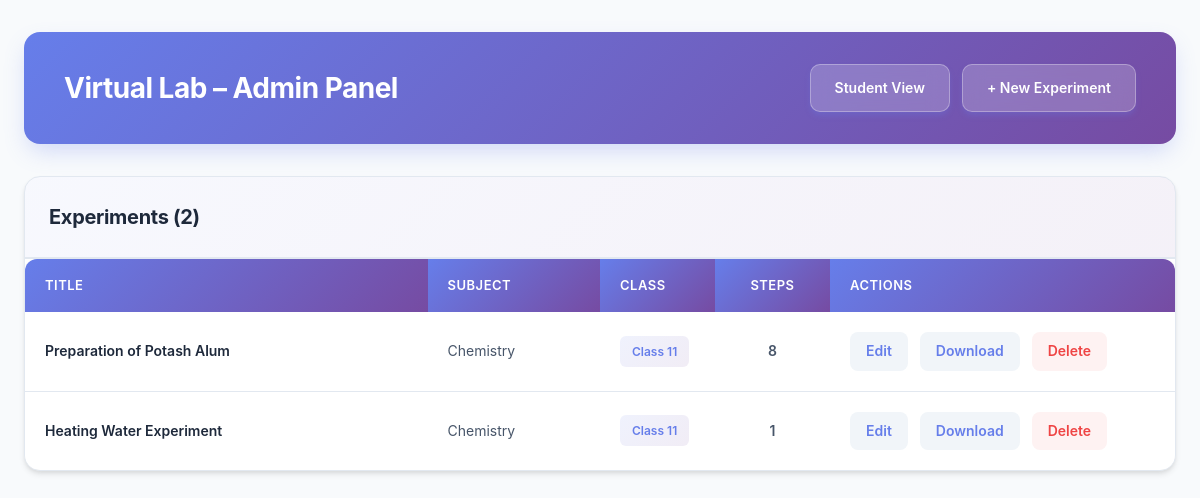
Page /admin/index.php on the earlier database version.
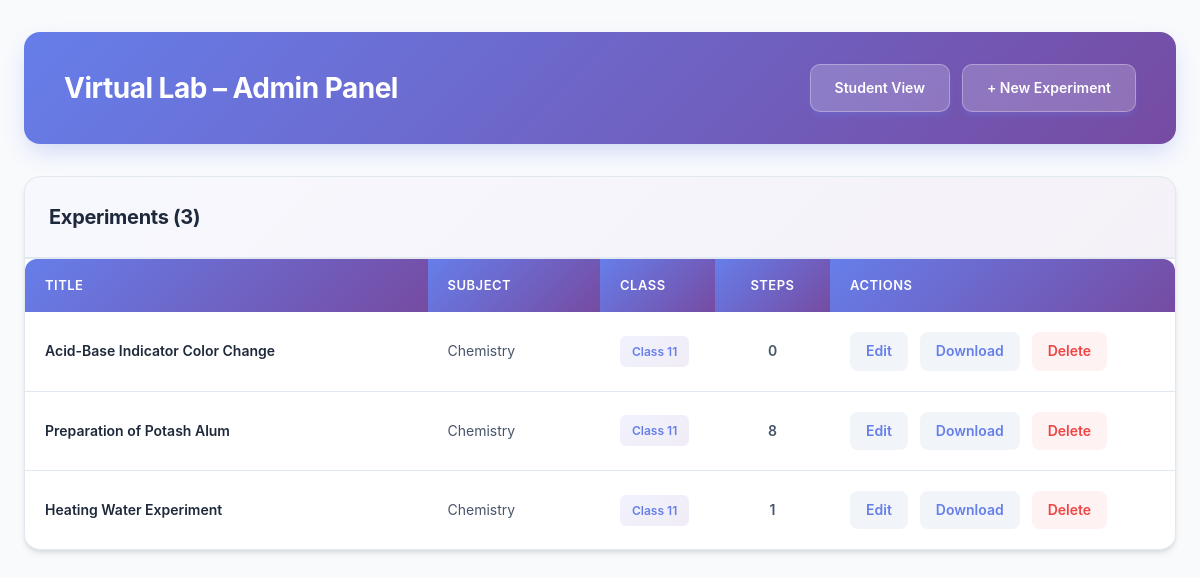
Same page on the later database version.
### tables this page shows
CREATE TABLE experiments (
    id VARCHAR(50) PRIMARY KEY,
    title VARCHAR(255) NOT NULL,
    subject VARCHAR(50) NOT NULL,
    class VARCHAR(10) NOT NULL,
    config_json TEXT NOT NULL,
    created_at DATETIME DEFAULT CURRENT_TIMESTAMP,
    updated_at DATETIME DEFAULT CURRENT_TIMESTAMP
);

### admin/config/database.php (called while the page is built, shortened)
<?php
function getDBConnection() {
    try {
        if (DB_TYPE === 'sqlite') {
            $dbPath = DB_SQLITE_PATH;
            try {
                $db = new PDO('sqlite:' . $dbPath);
                $db->setAttribute(PDO::ATTR_ERRMODE, PDO::ERRMODE_EXCEPTION);
                return $db;
            } catch (PDOException $e) {
                throw new Exception("Failed to create SQLite database: " . $e->getMessage() . " (Path: " . $dbPath . ")");
            }
        }
    } catch (PDOException $e) {
        throw new Exception("Database connection failed: " . $e->getMessage());
    } catch (Exception $e) {
        throw $e;
    }
}

### admin/classes/Database.php (called while the page is built, shortened)
<?php
require_once __DIR__ . '/../config/database.php';
class Database {
    private $db;
    public function __construct() {
        $this->db = getDBConnection();
    }
    private function initTables() {
        try {
            $schemaFile = __DIR__ . '/../config/schema.sql';
            $sql = file_get_contents($schemaFile);
            if (DB_TYPE === 'sqlite') {
                $statements = explode(';', $sql);
                foreach ($statements as $statement) {
                    $statement = trim($statement);
                    if (!empty($statement) && !preg_match('/^\s*--/', $statement)) {
                        try {
                            $this->db->exec($statement);
                        } catch (PDOException $e) {
                            if (strpos($e->getMessage(), 'already exists') === false) {
                                error_log('Schema execution error: ' . $e->getMessage());
                            }
                        }
                    }
                }
            } else {
                try {
                    $this->db->exec($sql);
                } catch (PDOException $e) {
                    error_log('Schema execution error: ' . $e->getMessage());
                }
            }
        } catch (Exception $e) {
            error_log('initTables error: ' . $e->getMessage());
        }
    }
    public function getAllExperiments() {
        try {
            if (DB_TYPE === 'sqlite') {
                $checkStmt = $this->db->query("SELECT name FROM sqlite_master WHERE type='table' AND name='experiments'");
                $tableExists = $checkStmt->fetch() !== false;
            } else {
                $checkStmt = $this->db->query("SHOW TABLES LIKE 'experiments'");
                $tableExists = $checkStmt->rowCount() > 0;
            }
            $stmt = $this->db->query("SELECT * FROM experiments ORDER BY created_at DESC");
            $experiments = $stmt->fetchAll(PDO::FETCH_ASSOC);
            foreach ($experiments as &$exp) {
                try {
                    $stepStmt = $this->db->prepare("
                        SELECT COUNT(*) as count FROM experiment_steps WHERE experiment_id = ?
                    ");
                    $stepStmt->execute([$exp['id']]);
                    $stepCount = $stepStmt->fetch(PDO::FETCH_ASSOC);
                    $exp['step_count'] = $stepCount['count'] ?? 0;
                } catch (PDOException $e) {
                    $exp['step_count'] = 0;
                }
            }
            return $experiments;
        } catch (PDOException $e) {
            error_log('getAllExperiments error: ' . $e->getMessage());
            return [];
        } catch (Exception $e) {
            error_log('getAllExperiments error: ' . $e->getMessage());
            return [];
        }
    }
}

### admin/index.php (the view, shortened to what this page needs)
<?php
require_once __DIR__ . '/classes/Database.php';
$db = new Database();
$experiments = $db->getAllExperiments();
?>
<!DOCTYPE html>
<html lang="en">
<head>
    <link rel="stylesheet" href="css/admin.css?v=<?= time() ?>">
</head>
<body>
    <div class="container">
        <div class="header">
            <h1>Virtual Lab – Admin Panel</h1>
            <div style="display: flex; gap: 12px; align-items: center;">
                <a class="btn" href="../" style="text-decoration: none;">Student View</a>
                <a class="btn" href="create.php" style="text-decoration: none;">+ New Experiment</a>
            </div>
        </div>
        <?php if (empty($experiments)): ?>
        <div class="card" style="text-align: center; padding: 80px 40px;">
            <div style="margin-bottom: 24px; opacity: 0.5;">
                <svg width="80" height="80" viewBox="0 0 24 24" fill="none" stroke="currentColor" stroke-width="2" style="color: #64748b; margin: 0 auto;">
                    <path d="M14 2H6a2 2 0 0 0-2 2v16a2 2 0 0 0 2 2h12a2 2 0 0 0 2-2V8z"></path>
                    <polyline points="14 2 14 8 20 8"></polyline>
                    <line x1="12" y1="18" x2="12" y2="12"></line>
                    <line x1="9" y1="15" x2="15" y2="15"></line>
                </svg>
            </div>
            <p style="color: #64748b; font-size: 16px; margin-bottom: 24px; line-height: 1.6;">No experiments yet. Create your first experiment to get started.</p>
            <a class="btn" href="create.php" style="text-decoration: none;">Create First Experiment</a>
        </div>
        <?php else: ?>
        <div class="card" style="padding: 0; overflow: hidden;">
            <div style="padding: 24px; border-bottom: 2px solid #e2e8f0; background: linear-gradient(135deg, rgba(102, 126, 234, 0.05) 0%, rgba(118, 75, 162, 0.08) 100%);">
                <h2 style="margin: 0; font-size: 20px; color: #1e293b; font-weight: 700;">Experiments (<?= count($experiments) ?>)</h2>
            </div>
            <div style="overflow-x: auto;">
                <table>
                    <thead>
                        <tr>
                            <th style="width: 35%;">Title</th>
                            <th style="width: 15%;">Subject</th>
                            <th style="width: 10%;">Class</th>
                            <th style="width: 10%; text-align: center;">Steps</th>
                            <th style="width: 30%;">Actions</th>
                        </tr>
                    </thead>
                    <tbody>
                        <?php foreach ($experiments as $exp): ?>
                        <tr>
                            <td style="font-weight: 600; color: #1e293b;"><?= htmlspecialchars($exp['title']) ?></td>
                            <td style="color: #475569;"><?= htmlspecialchars($exp['subject']) ?></td>
                            <td style="color: #64748b;">
                                <?php if (!empty($exp['class'])): ?>
                                    <span style="display: inline-block; padding: 6px 12px; background: linear-gradient(135deg, rgba(102, 126, 234, 0.1) 0%, rgba(118, 75, 162, 0.1) 100%); border-radius: 6px; font-size: 12px; font-weight: 600; color: #667eea;">Class <?= htmlspecialchars($exp['class']) ?></span>
                                <?php else: ?>
                                    <span style="color: #94a3b8;">—</span>
                                <?php endif; ?>
                            </td>
                            <td style="text-align: center; color: #475569; font-weight: 600;"><?= $exp['step_count'] ?? 0 ?></td>
                            <td>
                                <div class="actions">
                                    <a href="edit.php?id=<?= $exp['id'] ?>" style="text-decoration: none;">Edit</a>
                                    <a href="download.php?id=<?= $exp['id'] ?>" style="text-decoration: none;">Download</a>
                                    <a class="danger" href="delete.php?id=<?= $exp['id'] ?>" onclick="return confirm('Are you sure you want to delete this experiment?')" style="text-decoration: none;">Delete</a>
                                </div>
                            </td>
                        </tr>
                        <?php endforeach; ?>
                    </tbody>
                </table>
            </div>
        </div>
        <?php endif; ?>
    </div>
</body>
</html>

### admin/css/admin.css (style rules this page uses)
* { margin: 0; padding: 0; box-sizing: border-box; }
body { font-family: 'Inter', -apple-system, BlinkMacSystemFont, 'Segoe UI', Roboto, 'Helvetica Neue', Arial, sans-serif; background: #f8fafc; min-height: 100vh; padding: 0; color: #1e293b; line-height: 1.6; -webkit-font-smoothing: antialiased; -moz-osx-font-smoothing: grayscale; }
.container { max-width: 1400px; margin: 0 auto; padding: 32px 24px; }
.header { background: linear-gradient(135deg, #667eea 0%, #764ba2 100%); padding: 32px 40px; border-radius: 16px; margin-bottom: 32px; box-shadow: 0 10px 25px -5px rgba(102, 126, 234, 0.3); display: flex; justify-content: space-between; align-items: center; color: white; }
.header h1 { color: white; font-size: 28px; font-weight: 700; margin: 0; letter-spacing: -0.5px; }
.header .btn { background: rgba(255, 255, 255, 0.2); backdrop-filter: blur(10px); border: 1px solid rgba(255, 255, 255, 0.3); }
h2 { color: #0f172a; font-size: 24px; font-weight: 700; margin-bottom: 24px; letter-spacing: -0.3px; }
.card { background: white; border-radius: 16px; padding: 40px; box-shadow: 0 4px 6px -1px rgba(0, 0, 0, 0.1), 0 2px 4px -1px rgba(0, 0, 0, 0.06); margin-bottom: 24px; width: 100%; box-sizing: border-box; border: 1px solid #e2e8f0; }
.btn { display: inline-flex; align-items: center; gap: 8px; background: linear-gradient(135deg, #667eea 0%, #764ba2 100%); color: white; padding: 12px 24px; text-decoration: none; border-radius: 10px; font-size: 14px; font-weight: 600; border: none; cursor: pointer; transition: all 0.3s cubic-bezier(0.4, 0, 0.2, 1); box-shadow: 0 4px 6px -1px rgba(102, 126, 234, 0.3); }
.danger { color: #ef4444; text-decoration: none; font-size: 14px; font-weight: 500; }
table { width: 100%; background: white; border-collapse: collapse; border-radius: 12px; overflow: hidden; box-shadow: 0 4px 6px -1px rgba(0, 0, 0, 0.1); }
th { background: linear-gradient(135deg, #667eea 0%, #764ba2 100%); padding: 16px 20px; text-align: left; font-weight: 600; color: white; font-size: 13px; text-transform: uppercase; letter-spacing: 0.5px; }
td { padding: 20px; border-bottom: 1px solid #e2e8f0; font-size: 14px; vertical-align: middle; }
tr:last-child td { border-bottom: none; }
.actions { display: flex; gap: 12px; align-items: center; justify-content: flex-start; flex-wrap: wrap; }
.actions a { color: #667eea; text-decoration: none; font-size: 14px; font-weight: 600; padding: 8px 16px; border-radius: 8px; transition: all 0.2s; display: inline-block; background: #f1f5f9; }
.actions .danger { color: #ef4444; background: #fef2f2; }

Differences in the rows shown:
added experiments: title "Acid-Base Indicator Color Change", subject "Chemistry", class "11", step_count "0"
Other differences:
count($experiments): "2" → "3"
